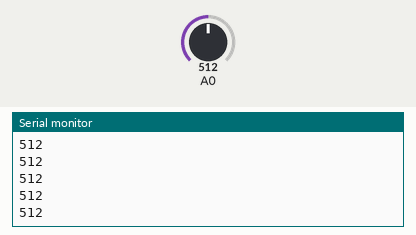
Bench run of a sketch on a simulated Arduino Uno, built with avr-gcc and run on an emulated ATmega328P. Parts: the last lines printed to the serial monitor. The inputs (shaded band) are chosen by the test bench; at power-on: A0 = 512.

Above: at 1.2 s.
1.3 s: A0 set to 716
At 2.1 s:
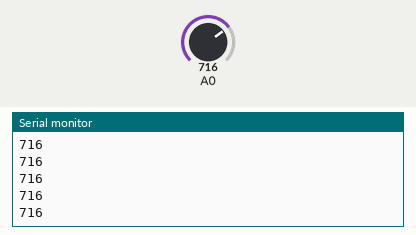
2.8 s: A0 set to 900
At 3.7 s:
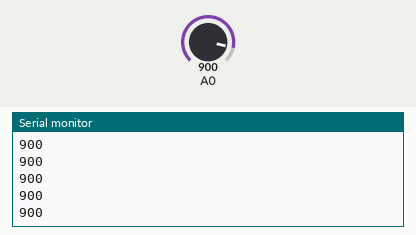
Timing chart, 0 to 5.8 s (numbered marks = the images above; inputs shaded):
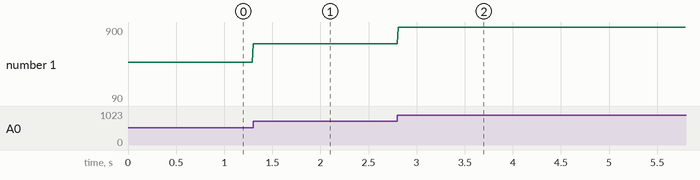

The sketch:

analog_send.ino
```cpp
// Aran Sena April 2019

void setup()
{
  pinMode(A0, INPUT);
  Serial.begin(9600);
}

int light_val = 0;
String msg;

void loop() {
  light_val = analogRead(A0);
  msg = String(light_val);
  Serial.println(msg);
  delay(10); // Wait for 10 millisecond(s)

}
```

Measured:
- after the input at 1.3 s, the serial monitor: prints a new line at once (image 1)
- after the input at 2.8 s, the serial monitor: prints a new line at once (image 2)
- plotted number 1: 512 → 716 after the input at 1.3 s, 716 → 90 after the input at 2.8 s
